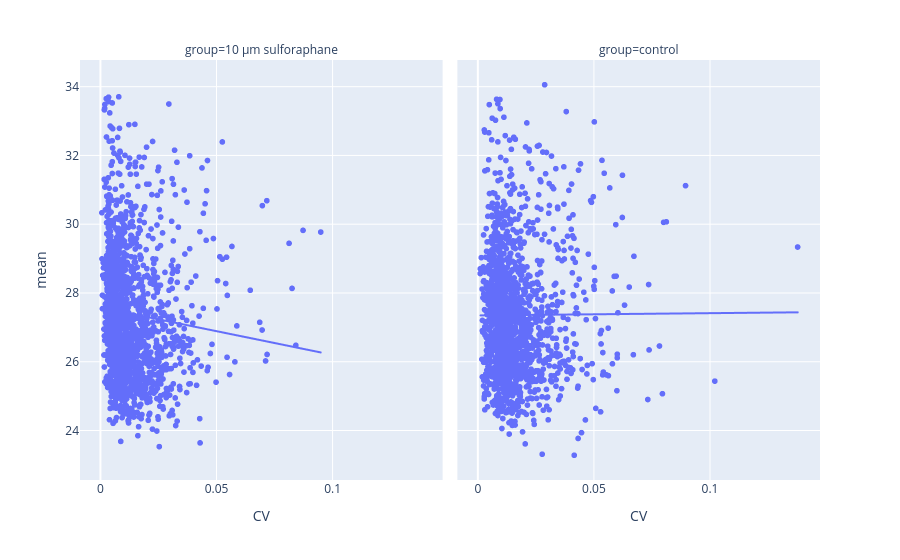

The code cell stored with this chart in its notebook:
### Code cell
default_args = dict(
    facet_col="label_suf",
    # facet_row="Time",
    labels={
        "label_suf": "group",
        "variation": "CV",
    },
)
fig = px.scatter(
    data_frame=df_cvs,
    x="variation",
    y="mean",
    trendline="ols",
    **default_args,
)
fname = "cv_vs_mean"
# ? save
fig

### Figure 1 — Plotly figure (JSON) as saved in the notebook; plotly's stock layout.template omitted (floating-point values rounded to 4 significant figures; data arrays with more than 128 entries replaced by an {"elided": "..."} marker saying what was removed)
{"data": [{"hovertemplate": "group=10 µm sulforaphane<br>CV=%{x}<br>mean=%{y}<extra></extra>", "legendgroup": "", "marker": {"color": "#636efa", "symbol": "circle"}, "mode": "markers", "name": "", "showlegend": false, "type": "scattergl", "x": {"elided": "1603 float values"}, "xaxis": "x", "y": {"elided": "1603 float values"}, "yaxis": "y"}, {"hovertemplate": "<b>OLS trendline</b><br>mean = -13.7752 * variation + 27.5781<br>R<sup>2</sup>=0.007334<br><br>group=10 µm sulforaphane<br>CV=%{x}<br>mean=%{y} <b>(trend)</b><extra></extra>", "legendgroup": "", "marker": {"color": "#636efa", "symbol": "circle"}, "mode": "lines", "name": "", "showlegend": false, "type": "scattergl", "x": {"elided": "1603 float values"}, "xaxis": "x", "y": {"elided": "1603 float values"}, "yaxis": "y"}, {"hovertemplate": "group=control<br>CV=%{x}<br>mean=%{y}<extra></extra>", "legendgroup": "", "marker": {"color": "#636efa", "symbol": "circle"}, "mode": "markers", "name": "", "showlegend": false, "type": "scattergl", "x": {"elided": "1541 float values"}, "xaxis": "x2", "y": {"elided": "1541 float values"}, "yaxis": "y2"}, {"hovertemplate": "<b>OLS trendline</b><br>mean = 0.65413 * variation + 27.3472<br>R<sup>2</sup>=0.000021<br><br>group=control<br>CV=%{x}<br>mean=%{y} <b>(trend)</b><extra></extra>", "legendgroup": "", "marker": {"color": "#636efa", "symbol": "circle"}, "mode": "lines", "name": "", "showlegend": false, "type": "scattergl", "x": {"elided": "1541 float values"}, "xaxis": "x2", "y": {"elided": "1541 float values"}, "yaxis": "y2"}], "layout": {"annotations": [{"font": {}, "showarrow": false, "text": "group=10 µm sulforaphane", "x": 0.245, "xanchor": "center", "xref": "paper", "y": 1.0, "yanchor": "bottom", "yref": "paper"}, {"font": {}, "showarrow": false, "text": "group=control", "x": 0.755, "xanchor": "center", "xref": "paper", "y": 1.0, "yanchor": "bottom", "yref": "paper"}], "legend": {"tracegroupgap": 0}, "margin": {"t": 60}, "xaxis": {"anchor": "y", "domain": [0.0, 0.49], "title": {"text": "CV"}}, "xaxis2": {"anchor": "y2", "domain": [0.51, 1.0], "matches": "x", "title": {"text": "CV"}}, "yaxis": {"anchor": "x", "domain": [0.0, 1.0], "title": {"text": "mean"}}, "yaxis2": {"anchor": "x2", "domain": [0.0, 1.0], "matches": "y", "showticklabels": false}}}
